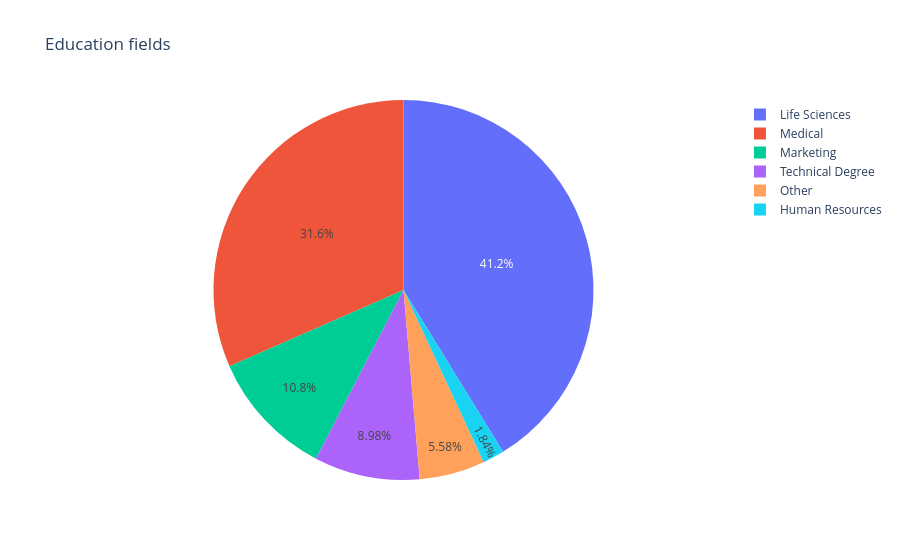

Notebook source saved alongside this figure:
### Code cell
fig = px.pie(df_education_field, names="EducationField", values="count",
             title="Education fields")
fig.show()

### Figure 1 — Plotly figure (JSON) as saved in the notebook; plotly's stock layout.template omitted (floating-point values rounded to 4 significant figures)
{"data": [{"domain": {"x": [0.0, 1.0], "y": [0.0, 1.0]}, "hovertemplate": "EducationField=%{label}<br>count=%{value}<extra></extra>", "labels": ["Life Sciences", "Medical", "Marketing", "Technical Degree", "Other", "Human Resources"], "legendgroup": "", "name": "", "showlegend": true, "type": "pie", "values": [606, 464, 159, 132, 82, 27]}], "layout": {"legend": {"tracegroupgap": 0}, "title": {"text": "Education fields"}}}
